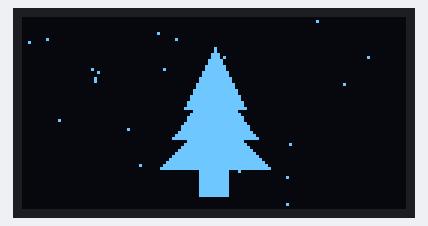
The sketch below on a simulated Arduino Uno, built with avr-gcc and run on an emulated ATmega328P. On the bench: 128×64 one-colour display. Random numbers use the default seed unless the sketch sets one.

Above: at 0.14 s.
At 5.1 s:
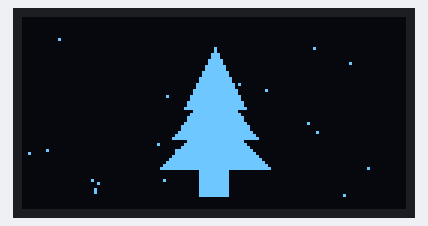
At 10.07 s:
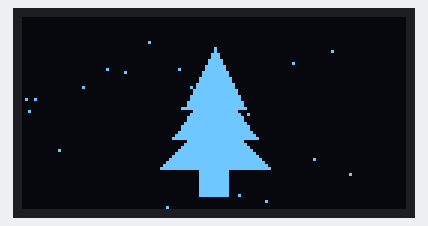
At 20.0 s:
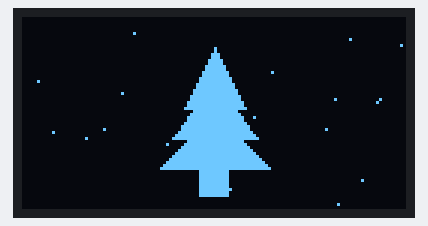
At 29.93 s:
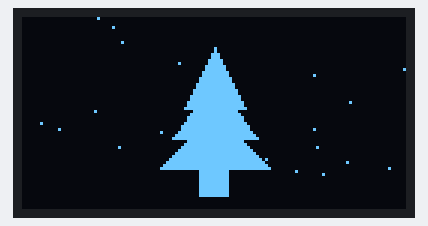
At 39.86 s:
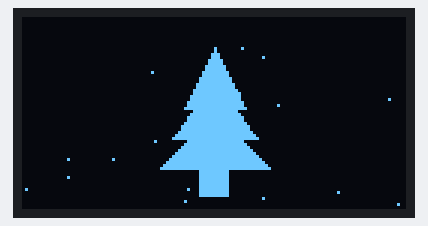

The sketch:

pino_nevado.ino
```cpp
#include <Adafruit_GFX.h>
#include <Adafruit_SSD1306.h>
#include <Wire.h>

#define SCREEN_WIDTH 128
#define SCREEN_HEIGHT 64
#define OLED_RESET -1
Adafruit_SSD1306 display(SCREEN_WIDTH, SCREEN_HEIGHT, &Wire, OLED_RESET);

// Número de copos de nieve
#define NUM_SNOWFLAKES 20

// Posiciones de los copos de nieve
int snowflakeX[NUM_SNOWFLAKES];
int snowflakeY[NUM_SNOWFLAKES];

void setup() {
  // Iniciar la pantalla
  if(!display.begin(SSD1306_SWITCHCAPVCC, 0x3C)) {
    Serial.println(F("SSD1306 allocation failed"));
    for(;;);
  }
  display.clearDisplay();

  // Inicializar posiciones de copos de nieve
  for (int i = 0; i < NUM_SNOWFLAKES; i++) {
    snowflakeX[i] = random(0, SCREEN_WIDTH);
    snowflakeY[i] = random(0, SCREEN_HEIGHT);
  }

  drawChristmasTree();  // Dibujar el árbol
}

void loop() {
  display.clearDisplay();
  drawChristmasTree();  // Dibujar el árbol en cada iteración

  // Dibujar y mover los copos de nieve
  for (int i = 0; i < NUM_SNOWFLAKES; i++) {
    display.drawPixel(snowflakeX[i], snowflakeY[i], SSD1306_WHITE);
    snowflakeY[i]++;  // Mover el copo hacia abajo

    // Si el copo llega al fondo de la pantalla, reiniciar en la parte superior
    if (snowflakeY[i] >= SCREEN_HEIGHT) {
      snowflakeY[i] = 0;
      snowflakeX[i] = random(0, SCREEN_WIDTH);  // Reiniciar con una posición aleatoria
    }
  }

  display.display();
  delay(100);  // Ajustar la velocidad de la nieve
}

void drawChristmasTree() {
  // Dibujar las secciones del árbol
  display.fillTriangle(64, 10, 54, 30, 74, 30, SSD1306_WHITE); // Punta
  display.fillTriangle(64, 20, 50, 40, 78, 40, SSD1306_WHITE);
  display.fillTriangle(64, 30, 46, 50, 82, 50, SSD1306_WHITE);

  // Dibujar el tronco
  display.fillRect(59, 50, 10, 10, SSD1306_WHITE);
}
```
